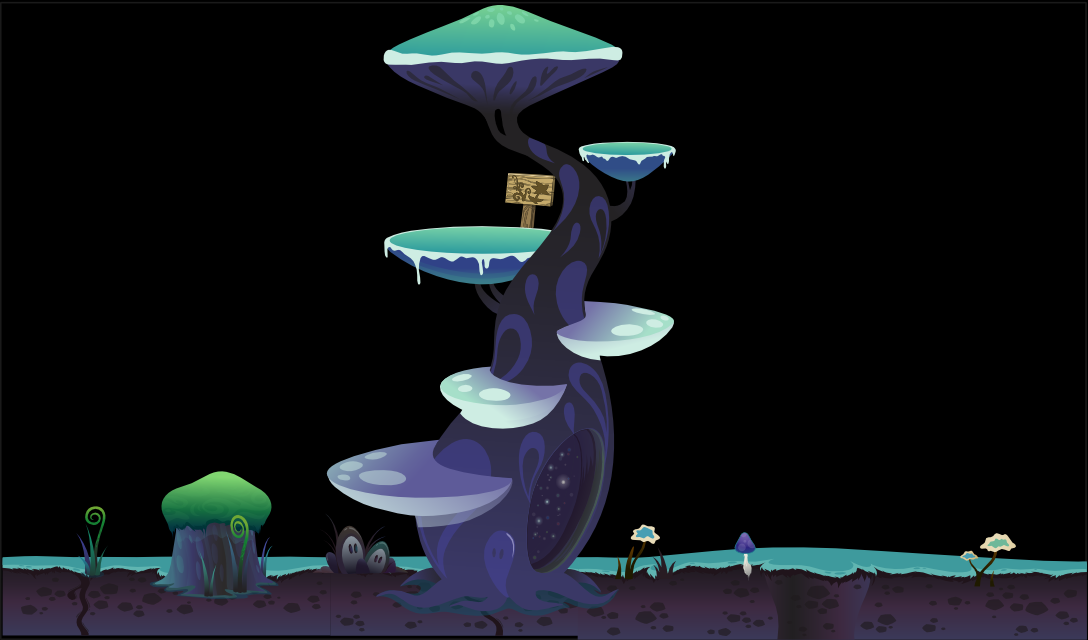

The image is a tile-based game level rendered from a .tmx file. Its description and source (layers, tilesets, objects; grid data summarised) follow:
An orthogonal 68x40 tile map with 16x16 px tiles, 1 tile layer (Tile Layer 1) and 19 objects (7x Solid, 4x start, 3x Landing, 2x honeyJarsmall, PlayerStartPoint, ...).

<map version="1.0" orientation="orthogonal" width="68" height="40" tilewidth="16" tileheight="16">
 <tileset firstgid="1" name="LevelSet_2" tilewidth="16" tileheight="16">
  <image source="TileSets/LevelSet_2.png" width="1088" height="640" />
 </tileset>
 <layer name="Tile Layer 1" width="68" height="40">
  <data>[2720 cells, 2720 non-empty, 2720 distinct tile ids]</data>
 </layer>
 <objectgroup name="Objects" width="68" height="40">
  <object name="Landing" x="170" y="488" width="93" height="9">
   <properties>
    <property name="platform" value="1" />
   </properties>
  </object>
  <object name="PlayerStartPoint" x="199" y="321" width="17" height="16" />
  <object name="Landing" x="330" y="469" width="128" height="8">
   <properties>
    <property name="platform" value="2" />
   </properties>
  </object>
  <object name="Landing" x="388" y="242" width="146" height="17">
   <properties>
    <property name="deposit" value="1" />
    <property name="platform" value="3" />
   </properties>
  </object>
  <object name="AnimObject" type="honeyJarsmall" x="441" y="452" width="13" height="11">
   <properties>
    <property name="cargo" value="1" />
    <property name="platform" value="2" />
   </properties>
  </object>
  <object name="Solid" x="441" y="374" width="114" height="53" />
  <object name="Solid" x="434" y="263" width="98" height="13" />
  <object name="Solid" x="489" y="282" width="102" height="84" />
  <object name="Solid" x="391" y="22" width="242" height="51" />
  <object name="Solid" x="438" y="75" width="98" height="17" />
  <object name="Solid" x="490" y="96" width="97" height="31" />
  <object name="AnimObject" type="start" x="54" y="104" width="19" height="10">
   <properties>
    <property name="Points" value="10" />
   </properties>
  </object>
  <object name="AnimObject" type="start" x="36" y="198" width="19" height="10">
   <properties>
    <property name="Points" value="10" />
   </properties>
  </object>
  <object name="AnimObject" type="start" x="227" y="39" width="19" height="10">
   <properties>
    <property name="Points" value="10" />
   </properties>
  </object>
  <object name="AnimObject" type="start" x="34" y="397" width="19" height="10">
   <properties>
    <property name="Points" value="10" />
   </properties>
  </object>
  <object name="AnimObject" type="Bubble" x="131" y="374" width="13" height="11">
   <properties>
    <property name="Points" value="100" />
   </properties>
  </object>
  <object name="AnimObject" type="SoldierBeeWingFlap" x="453" y="111" width="15" height="13">
   <properties>
    <property name="1_xflip" value="-1" />
    <property name="2_xmoveto" value="-500" />
    <property name="3_xflip" value="1" />
    <property name="4_ymoveto" value="-100" />
    <property name="5_movetothis" value="1" />
    <property name="frames" value="3" />
   </properties>
  </object>
  <object name="Solid" x="6" y="552" width="442" height="84" />
  <object name="AnimObject" type="honeyJarsmall" x="417" y="451" width="13" height="11">
   <properties>
    <property name="cargo" value="2" />
    <property name="platform" value="2" />
   </properties>
  </object>
 </objectgroup>
</map>
